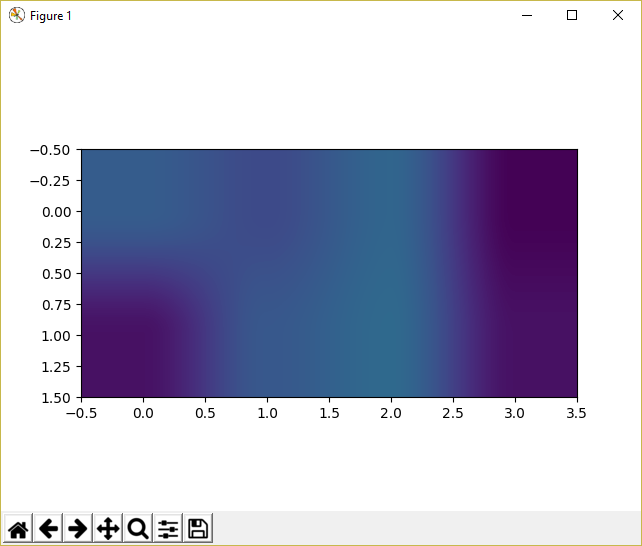

Recreate this plot in Python.
import numpy as np
import matplotlib.pyplot as plt
import matplotlib.animation as animation
import serial

def zoom(a, factor):
    a = np.asarray(a)
    slices = [slice(0, old, 1/factor) for old in a.shape]
    idxs = (np.mgrid[slices]).astype('i')
    return a[tuple(idxs)]

ser = serial.Serial('COM5', 115200, timeout=0)

fig = plt.figure()

data_array = np.random.rand(2, 4)
print(data_array)
data_array_resize = zoom(data_array,2)

im = plt.imshow(data_array, interpolation='hermite', cmap='viridis', animated=True)


def updatefig(*args):
    address = 0
    timeout = 10;
    while address != 1 and timeout > 0:
        timeout = timeout - 1
        try:
            serial_data = ser.readline().rstrip() # read data from serial
                                           # port and strip line endings
            address  = int(serial_data.split(b',')[0]) - 7
        except:
                pass
    if timeout > 0:
        distance = int(serial_data.split(b',')[1])
        if distance == 0:
            distance = 40
        data_array = np.ones((2, 4))
        data_array[0,address - 1] = distance/300

        i = 1;
        while i < 8:
            i = i + 1
            serial_data = ser.readline().rstrip() # read data from serial
                                           # port and strip line endings
            try:
                address  = int(serial_data.split(b',')[0]) - 7
                distance = int(serial_data.split(b',')[1])
                if distance == 0:
                    distance = 40
                if address <= 4:
                    data_array[0, address - 1] = distance/300
                else:
                    data_array[1, address - 1 - 4] = distance/300
            except:
                pass
        #data_array_resize = zoom(data_array,2)
        im.set_array(data_array)
        #print(data_array)
    return im,

ani = animation.FuncAnimation(fig, updatefig, interval=1, blit=False)
plt.show()
